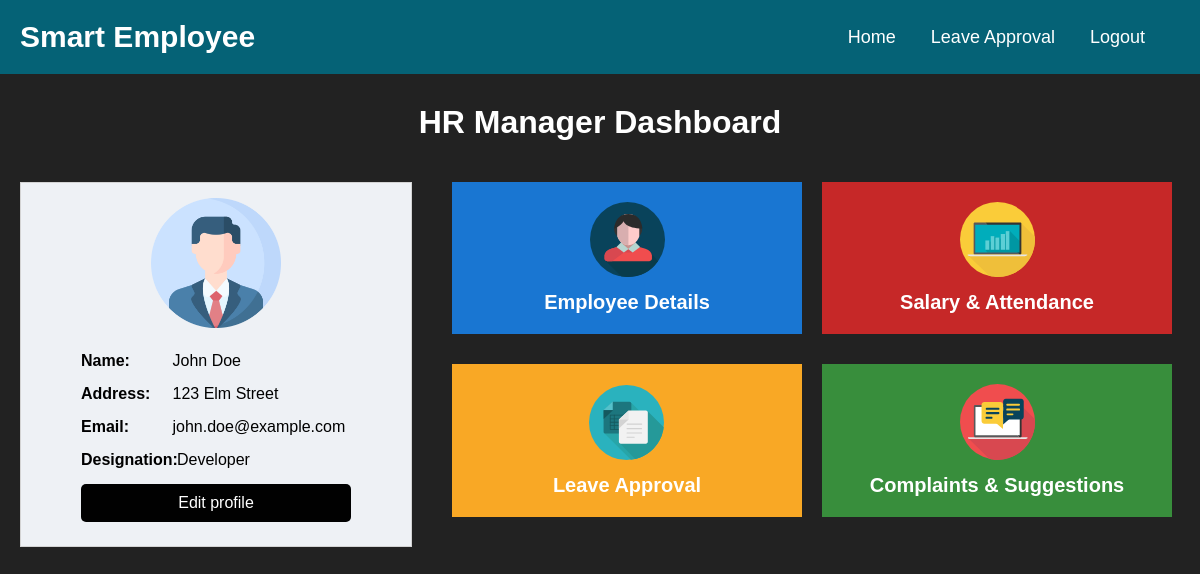
/hr-dashboard.php (signed in), run on the app's committed database.
### tables this page shows
CREATE TABLE `users` (
  `user_id` int(11) NOT NULL,
  `username` varchar(255) NOT NULL,
  `password` varchar(255) NOT NULL,
  `role` varchar(50) DEFAULT NULL,
  `first_name` varchar(100) DEFAULT NULL,
  `last_name` varchar(100) DEFAULT NULL,
  `email` varchar(255) NOT NULL,
  `phone` varchar(15) DEFAULT NULL,
  `address` varchar(255) DEFAULT NULL,
  `date_joined` date DEFAULT NULL,
  `department` varchar(100) DEFAULT NULL,
  `job_title` varchar(100) DEFAULT NULL,
  `date_of_birth` date DEFAULT NULL,
  `emergency_contact_name` varchar(100) DEFAULT NULL,
  `emergency_contact_phone` varchar(15) DEFAULT NULL,
  `emergency_contact_relation` varchar(100) DEFAULT NULL,
  `project_id` int(11) DEFAULT NULL,
  `hourly_rate` int(11) NOT NULL
);

### hr-dashboard.php (the view, shortened to what this page needs)
<?php
require_once('db_connection.php');
if (isset($_SESSION['user_id'])) {
    $emp_id = $_SESSION['user_id'];
} else {
    header('Location: login.php');
    exit;
}
$profile_data = $pdo->prepare("SELECT * FROM users WHERE user_id = ?");
$profile_data->execute([$emp_id]);
if ($prof_details = $profile_data->fetch(PDO::FETCH_ASSOC)) {
?>
<!DOCTYPE html>
<html lang="en">
<head>
  <link rel="stylesheet" href="assets/css/style.css">
</head>
<body class="index-page hr_dashboard">
<header>
  <nav class="navigation">
    <a class="navigation-logo" href="#">Smart Employee</a>
    <div>
      <div class="navigation-cont">
        <a class="navigation-link" href="hr-dashboard.php">Home</a>
        <a class="navigation-link" href="HR_Manage_Leave_Request.php">Leave Approval</a>
        <a class="navigation-link" href="logout.php">Logout</a>
      </div>
    </div>
  </nav>
</header>
<main>
  <h1 class="emp_head">HR Manager Dashboard</h1>
  <div class="emp_box">
    <div class="emp_box_left">
      <div class="prof_img">
        <img src="assets/images/profile-icon.png">
      </div>
      <div class="partition">
        <div class="emp_profile_box">
          <div class="emp_profile_cont">
            <label>Name:</label>
            <p><?php echo htmlspecialchars($prof_details['first_name']); ?> <?php echo htmlspecialchars($prof_details['last_name']); ?></p>
          </div>
          <div class="emp_profile_cont">
            <label>Address:</label>
            <p><?php echo htmlspecialchars($prof_details['address']); ?></p>
          </div>
          <div class="emp_profile_cont">
            <label>Email:</label>
            <p><?php echo htmlspecialchars($prof_details['email']); ?></p>
          </div>
          <div class="emp_profile_cont">
            <label>Designation:</label>
            <p><?php echo htmlspecialchars($prof_details['job_title']); ?></p>
          </div>
          <a href="edit_profile.php" class="editbutton">Edit profile</a>
        </div>
      </div>
    </div>
    <div class="hr_box_center">
        <div class="hr_task_box">
            <a href="employee-list.php" class="hr_task_left color2">
              <div class="hr_box_cont">
                <img src="./assets/images/employee-list-icon.svg">
                <p>Employee Details</p>
              </div>
            </a>
            <a href="" class="hr_task_right color4">
            <div class="hr_box_cont">
                <img src="./assets/images/salary-icon.svg">
                <p>Salary & Attendance</p>
              </div>
            </a>
        </div>
        <div class="hr_task_box">
            <a href="HR_Manage_Leave_Request.php" class="hr_task_left color3">
            <div class="hr_box_cont">
                <img src="./assets/images/leave-icon.svg">
                <p>Leave Approval</p>
              </div>
            </a>
            <a href="complaint-list.php" class="hr_task_right color1">
            <div class="hr_box_cont">
                <img src="./assets/images/complaints-icon.svg">
                <p>Complaints & Suggestions</p>
              </div>
            </a>
        </div>
    </div>
  </div>
</main>
</body>
</html>
<?php } else {
    echo "Profile not found.";
} ?>

### assets/css/style.css (style rules this page uses)
body { font-family: Arial; margin: 0; padding: 0; font-size: 16px; }
a { text-decoration: none !important; }
p { margin: 0; }
h1 { text-align: center; color: #333; }
.navigation { background-color: #056276; display: flex; justify-content: space-between; align-items: center; padding: 20px; }
.navigation-logo { color: white; font-size: 30px; font-weight: bold; text-decoration: none !important; }
.navigation-cont { display: flex; }
.navigation-link { color: white; text-decoration: none; margin-right: 35px; transition: all .3s; font-size: 18px; font-weight: 400; }
body.index-page { background-color: #222; }
.emp_head { color: white; margin-top: 30px; }
.emp_box { display: flex; }
.emp_box_left { background-color: #eef1f5; color: #000; padding: 15px; border: 1px solid lightgray; margin: 20px; width: 30%; }
.prof_img { width: 130px; height: auto; border-radius: 50px; margin: 0 auto; margin-bottom: 20px; }
.prof_img img { width: 100%; height: auto; }
.emp_profile_box { max-width: 75%; margin: 0 auto; }
.emp_profile_cont { display: flex; font-weight: 400; margin-bottom: 15px; }
.emp_profile_cont label { width: 30%; margin-right: 15px; font-weight: bold; }
.emp_profile_cont p { margin-bottom: 0; width: 70%; }
.partition { display: flex; gap: 20px; }
.emp_profile_box { flex: 1; }
.emp_profile_cont { display: flex; margin-bottom: 15px; }
.editbutton { display: block; margin-top: 10px; color: #fff; background-color: #007bff; padding: 8px 16px; text-decoration: none; text-align: center; }
.editbutton { padding: 10px; background-color: #010101; border: none; color: white; border-radius: 5px; cursor: pointer; }
.hr_box_center { width: 60%; margin: 20px; }
.hr_task_box { width: 100%; display: flex; justify-content: space-between; margin-bottom: 30px; }
.hr_box_cont { text-align: center; }
.hr_box_cont p { font-size: 20px; font-weight: bold; color: white; margin-top: 10px; }
.hr_box_cont img { width: 75px; height: auto; }
.hr_task_left { width: 45%; margin-right: 20px; padding: 20px; min-height: 80px; display: flex; flex-direction: row; justify-content: center; align-items: center; transition: .3s; }
.color1 { background-color: #388e3c; }
.color2 { background-color: #1976d2; }
.color3 { background-color: #f9a825; }
.color4 { background-color: #c62828; }
.hr_task_right { width: 45%; padding: 20px; min-height: 80px; display: flex; flex-direction: row; justify-content: center; align-items: center; transition: .3s; }

### data on the page
users: first_name "John", last_name "Doe", address "123 Elm Street", email "john.doe@example.com", job_title "Developer"
